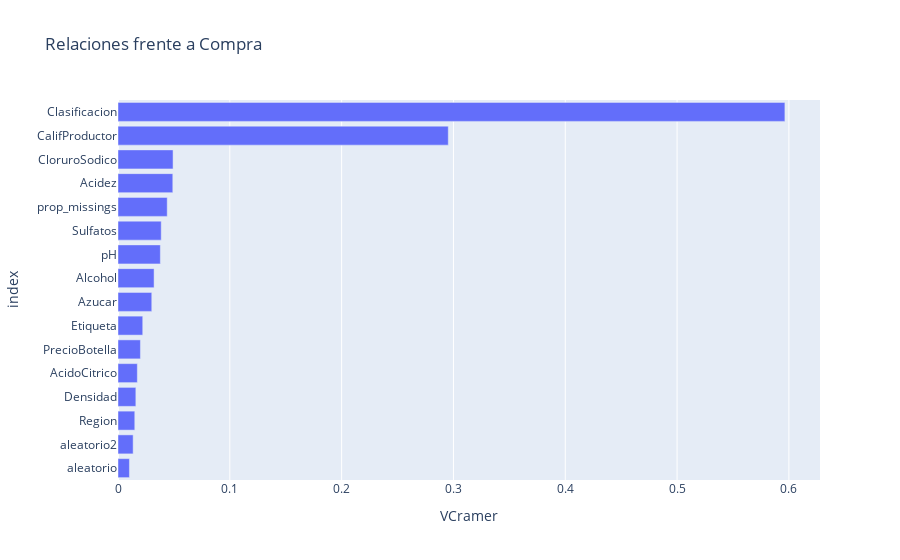

Notebook cell for this chart:
### Code cell
# Aplicar la función al input completo contra la objetivo
tablaCramer = pd.DataFrame(imputDep.apply(lambda x: cramers_v(x,varObjBin)),columns=['VCramer'])

# Obtener el gráfico de importancia de las variables frente a la objetivo continua según vcramer
import plotly.express as px
px.bar(tablaCramer,x=tablaCramer.VCramer,title='Relaciones frente a Compra').update_yaxes(categoryorder="total ascending").show()

### Figure 1 — Plotly figure (JSON) as saved in the notebook; plotly's stock layout.template omitted (floating-point values rounded to 4 significant figures)
{"data": [{"alignmentgroup": "True", "hovertemplate": "VCramer=%{x}<br>index=%{y}<extra></extra>", "legendgroup": "", "marker": {"color": "#636efa", "pattern": {"shape": ""}}, "name": "", "offsetgroup": "", "orientation": "h", "showlegend": false, "textposition": "auto", "type": "bar", "x": [0.04901, 0.01729, 0.0302, 0.04924, 0.01596, 0.03788, 0.03866, 0.03226, 0.2954, 0.02006, 0.02213, 0.5964, 0.01501, 0.04402, 0.01022, 0.01354], "xaxis": "x", "y": ["Acidez", "AcidoCitrico", "Azucar", "CloruroSodico", "Densidad", "pH", "Sulfatos", "Alcohol", "CalifProductor", "PrecioBotella", "Etiqueta", "Clasificacion", "Region", "prop_missings", "aleatorio", "aleatorio2"], "yaxis": "y"}], "layout": {"barmode": "relative", "legend": {"tracegroupgap": 0}, "title": {"text": "Relaciones frente a Compra"}, "xaxis": {"anchor": "y", "domain": [0, 1], "title": {"text": "VCramer"}}, "yaxis": {"anchor": "x", "categoryorder": "total ascending", "domain": [0, 1], "title": {"text": "index"}}}}
